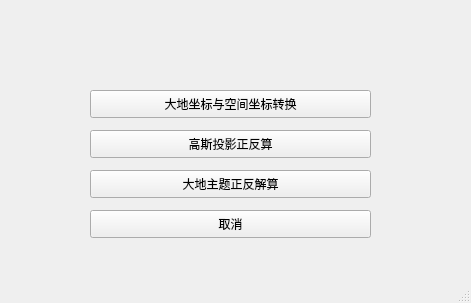
<?xml version="1.0" encoding="UTF-8"?>
<ui version="4.0">
 <class>MainWindow</class>
 <widget class="QMainWindow" name="MainWindow">
  <property name="geometry">
   <rect>
    <x>0</x>
    <y>0</y>
    <width>471</width>
    <height>303</height>
   </rect>
  </property>
  <property name="windowTitle">
   <string>MainWindow</string>
  </property>
  <widget class="QWidget" name="centralwidget">
   <widget class="QPushButton" name="pushButton">
    <property name="geometry">
     <rect>
      <x>90</x>
      <y>90</y>
      <width>281</width>
      <height>28</height>
     </rect>
    </property>
    <property name="text">
     <string>大地坐标与空间坐标转换</string>
    </property>
   </widget>
   <widget class="QPushButton" name="pushButton_2">
    <property name="geometry">
     <rect>
      <x>90</x>
      <y>130</y>
      <width>281</width>
      <height>28</height>
     </rect>
    </property>
    <property name="text">
     <string>高斯投影正反算</string>
    </property>
   </widget>
   <widget class="QPushButton" name="pushButton_3">
    <property name="geometry">
     <rect>
      <x>90</x>
      <y>170</y>
      <width>281</width>
      <height>28</height>
     </rect>
    </property>
    <property name="text">
     <string>大地主题正反解算</string>
    </property>
   </widget>
   <widget class="QPushButton" name="pushButton_4">
    <property name="geometry">
     <rect>
      <x>90</x>
      <y>210</y>
      <width>281</width>
      <height>28</height>
     </rect>
    </property>
    <property name="text">
     <string>取消</string>
    </property>
   </widget>
  </widget>
  <widget class="QStatusBar" name="statusbar"/>
 </widget>
 <resources/>
 <connections/>
</ui>
